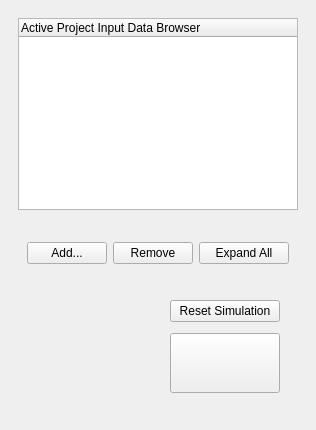
  <widget class="QDockWidget" name="ubeatsDock">
   <property name="minimumSize">
    <size>
     <width>310</width>
     <height>331</height>
    </size>
   </property>
   <property name="features">
    <set>QDockWidget::DockWidgetFloatable|QDockWidget::DockWidgetMovable</set>
   </property>
   <property name="allowedAreas">
    <set>Qt::LeftDockWidgetArea|Qt::RightDockWidgetArea</set>
   </property>
   <property name="windowTitle">
    <string/>
   </property>
   <attribute name="dockWidgetArea">
    <number>1</number>
   </attribute>
   <widget class="QWidget" name="dockWidgetContents_4">
    <layout class="QHBoxLayout" name="horizontalLayout_5">
     <item>
      <widget class="QWidget" name="databrowserWidget" native="true">
       <property name="minimumSize">
        <size>
         <width>250</width>
         <height>0</height>
        </size>
       </property>
       <property name="maximumSize">
        <size>
         <width>16777215</width>
         <height>16777215</height>
        </size>
       </property>
       <layout class="QVBoxLayout" name="verticalLayout_4">
        <item>
         <widget class="QTreeWidget" name="databrowseTree">
          <column>
           <property name="text">
            <string>Active Project Input Data Browser</string>
           </property>
          </column>
         </widget>
        </item>
        <item>
         <widget class="QWidget" name="dataedit_button_box" native="true">
          <property name="minimumSize">
           <size>
            <width>0</width>
            <height>50</height>
           </size>
          </property>
          <property name="maximumSize">
           <size>
            <width>16777215</width>
            <height>25</height>
           </size>
          </property>
          <layout class="QHBoxLayout" name="horizontalLayout_4">
           <item>
            <widget class="QPushButton" name="addDataButton">
             <property name="text">
              <string>Add...</string>
             </property>
            </widget>
           </item>
           <item>
            <widget class="QPushButton" name="removeDataButton">
             <property name="text">
              <string>Remove</string>
             </property>
            </widget>
           </item>
           <item>
            <widget class="QPushButton" name="collex_button">
             <property name="minimumSize">
              <size>
               <width>90</width>
               <height>0</height>
              </size>
             </property>
             <property name="text">
              <string>Expand All</string>
             </property>
            </widget>
           </item>
          </layout>
         </widget>
        </item>
        <item>
         <widget class="QWidget" name="sim_control_widget" native="true">
          <property name="minimumSize">
           <size>
            <width>0</width>
            <height>140</height>
           </size>
          </property>
          <property name="maximumSize">
           <size>
            <width>16777215</width>
            <height>130</height>
           </size>
          </property>
          <layout class="QHBoxLayout" name="horizontalLayout_2">
           <item>
            <widget class="QLabel" name="ubeatslogo">
             <property name="text">
              <string/>
             </property>
             <property name="pixmap">
              <pixmap resource="toolbaricons/guitoolbaricons.qrc">:/images/images/ubeatslogo128x128.png</pixmap>
             </property>
            </widget>
           </item>
           <item>
            <widget class="QWidget" name="simbutton_widget" native="true">
             <layout class="QVBoxLayout" name="verticalLayout_5">
              <item>
               <widget class="QPushButton" name="resetSimButton">
                <property name="enabled">
                 <bool>true</bool>
                </property>
                <property name="text">
                 <string>Reset Simulation</string>
                </property>
               </widget>
              </item>
              <item>
               <widget class="QPushButton" name="runButton">
                <property name="minimumSize">
                 <size>
                  <width>86</width>
                  <height>60</height>
                 </size>
                </property>
                <property name="text">
                 <string/>
                </property>
                <property name="icon">
                 <iconset resource="toolbaricons/guitoolbaricons.qrc">
                  <normaloff>:/guitoolbaricons/Play-icon.png</normaloff>:/guitoolbaricons/Play-icon.png</iconset>
                </property>
                <property name="iconSize">
                 <size>
                  <width>48</width>
                  <height>48</height>
                 </size>
                </property>
               </widget>
              </item>
             </layout>
            </widget>
           </item>
          </layout>
         </widget>
        </item>
       </layout>
      </widget>
     </item>
    </layout>
   </widget>
  </widget>
